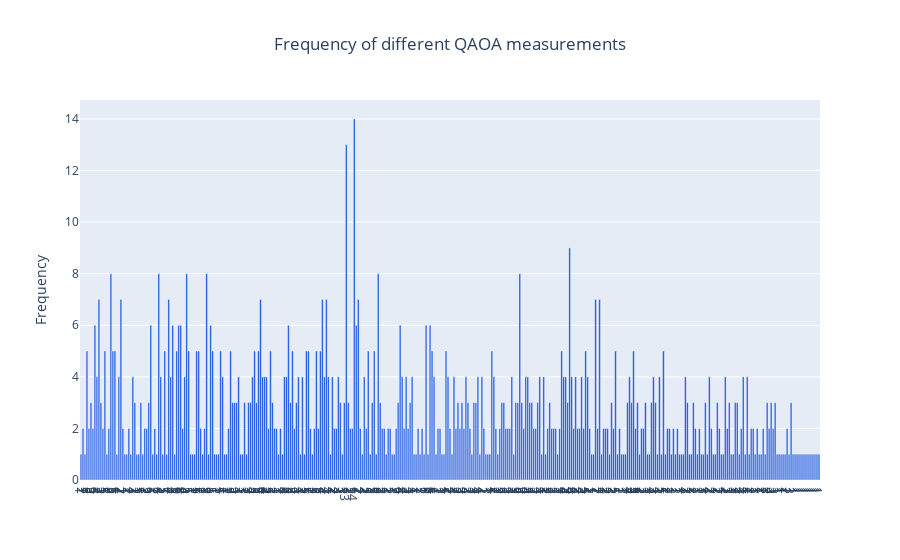

Write notebook code for a chart like this one.
### Code cell
import plotly.graph_objects as go

# Specify the plots
bar_plots = [
    go.Bar(x=names, y=values, name='Data', marker=go.bar.Marker(color='#0343df')),
]
# Customise some display properties
layout = go.Layout(
    title=go.layout.Title(text="Frequency of different QAOA measurements", x=0.5),
    yaxis_title="Frequency",
    xaxis_tickmode="array",
    xaxis_tickvals=list(range(len(names))),
    xaxis_ticktext=tuple(names),
)
# Make the multi-bar plot
fig = go.Figure(data=bar_plots, layout=layout)
# Tell Plotly to render it
fig.show()

### Figure 1 — Plotly figure (JSON) as saved in the notebook; plotly's stock layout.template omitted (floating-point values rounded to 4 significant figures; data arrays with more than 128 entries replaced by an {"elided": "..."} marker saying what was removed)
{"data": [{"marker": {"color": "#0343df"}, "name": "Data", "type": "bar", "x": {"elided": "371 str values"}, "y": {"elided": "371 int values"}}], "layout": {"title": {"text": "Frequency of different QAOA measurements", "x": 0.5}, "xaxis": {"tickmode": "array", "ticktext": {"elided": "371 int values"}, "tickvals": {"elided": "371 int values"}}, "yaxis": {"title": {"text": "Frequency"}}}}
